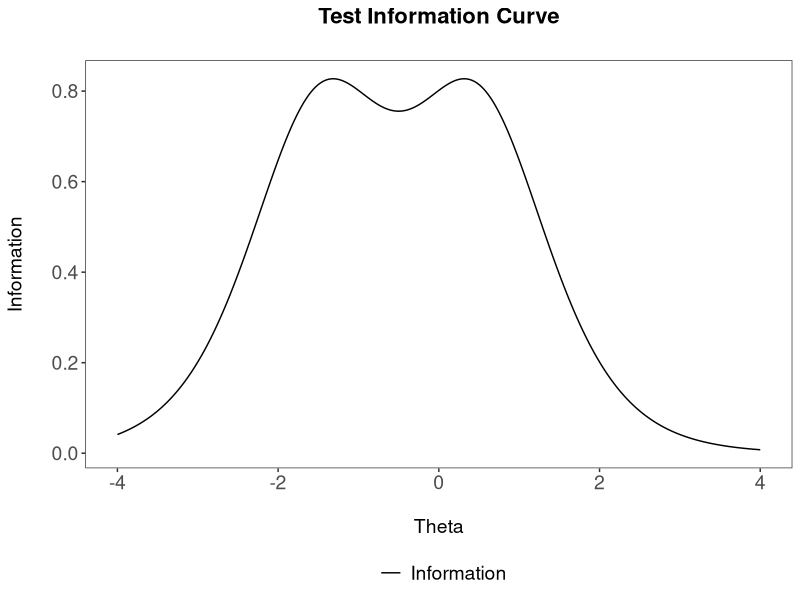
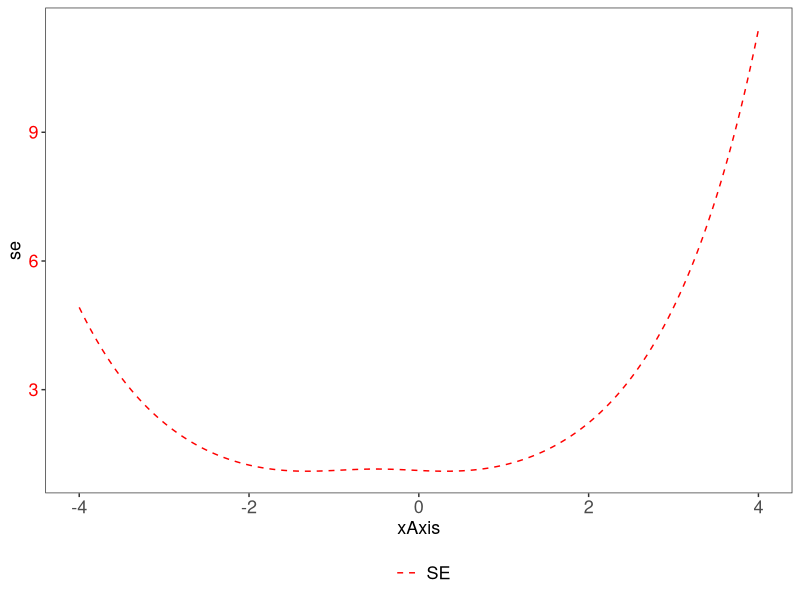

Write the R code that produced these figures, in order. (Note: this script raises an error after producing the figures.)
## ---- chunk 1
knitr::opts_chunk$set(echo = TRUE)
## ---- chunk 2

# difficulty parameter for an item is -1.5
b <- -1.5

# discrimination parameter
a <- 1

# guessing parameter
c <- 0

# Create item information function for a Rasch model 
i_info <- function(b, a=1,c=0, D=T, θ=seq(-4,4,length.out=1000)){

if(D == T) {D <- 1.702} else {D <- 1}
 
P <- NULL 
Q <- NULL
Ii <- NULL

for(i in 1:1000){
  P[i] <- 1/(1+ exp (D*-a*(θ[i] - b)))
  Q[i]= 1-P[i]
  Ii[i] =(D^2*Q[i]*(P[i]-c)^2)/(P[i]*((1-c)^2)) # (3PL)
   }
return(Ii)
}

# Get a single item information  based on a rasch model
itemInfo<- i_info(b = b, a = 1,c=0, θ=seq(-4,4,length.out=1000))

itemInfo[1:5]
## ---- chunk 3

# Given that the difficulty parameter for two items are -1.5, 0.5
b <- c(-1.5,0.5)

# Function to get all item information
item_info <- function(b){
item <- NULL
  for(i in 1:length(b)){
  item[[i]] <- i_info(b[i])
  }
return(item)
}

# Get all item information
c <- item_info(b)

# Inspect first 5 item information values for second item 
c[[2]][1:5]
## ---- chunk 4
# combind the item information column wise
d <- do.call('cbind',c)

# Then calculate the test information
test_info <- rowSums(d)
head(test_info)
## ---- chunk 5
#get the standard error
se<- 1/(sqrt(test_info)) 

head(se)
## ---- chunk 6
require(ggplot2)
require(gtable)
require(grid)

tI<- cbind.data.frame(test_info,seq(-4,4,length.out=1000), se) #make sure they are the same length
colnames(tI) <- c("information", "xAxis","se")
p1 <- ggplot(tI, aes(x=xAxis, y=information, colour="black")) + geom_line()  + theme_bw() +
  scale_colour_identity(name="", guide="legend", labels=c("Information")) +
  theme(panel.grid.major = element_blank(), panel.grid.minor = element_blank(),
        panel.background = element_blank(), axis.line = element_blank(),
        axis.text=element_text(size=14),
        axis.title=element_text(size=14),
        legend.text=element_text(size=14),
        legend.title=element_text(size=14),
        plot.title = element_text(hjust = 0.5, size=16, face="bold"),
        legend.position="bottom") +
  labs(x="\nTheta", y = "Information\n") +
  scale_x_continuous(breaks=c(-6,-4,-2,0,2,4,6)) +ggtitle("Test Information Curve\n")


p2 <- ggplot(tI, aes(x=xAxis, y=se, colour="red"))  + geom_line(linetype = "dashed") + theme_bw() +
  scale_colour_identity(name="", guide="legend", labels=c("SE")) +
  theme(panel.grid.major = element_blank(), panel.grid.minor = element_blank(),
        panel.background = element_blank(), axis.line = element_blank(),
        axis.text=element_text(size=13),
        axis.title=element_text(size=13),
        axis.text.y = element_text(colour = "red"),
        legend.text=element_text(size=13),
        legend.title=element_text(size=13),
        legend.position="bottom")+
  scale_x_continuous(breaks=c(-6,-4,-2,0,2,4,6))



# extract gtable
g1 <- ggplot_gtable(ggplot_build(p1))
g2 <- ggplot_gtable(ggplot_build(p2))

# overlap the panel of 2nd plot on that of 1st plot
pp <- c(subset(g1$layout, name == "panel", se = t:r))
g <- gtable_add_grob(g1, g2$grobs[[which(g2$layout$name == "panel")]], pp$t,
                     pp$l, pp$b, pp$l)

# axis tweaks
ia <- which(g$layout$name == "ylab")
ia <- which(g2$layout$name == "axis-l")
ga <- g2$grobs[[ia]]
ax <- ga$children[[2]]
ax$widths <- rev(ax$widths)
ax$grobs <- rev(ax$grobs)
ax$grobs[[1]]$x <- ax$grobs[[1]]$x - unit(1, "npc") + unit(0.08, "cm")
g <- gtable_add_cols(g, g2$widths[g2$layout[ia, ]$l], length(g$widths) - 1)
g <- gtable_add_grob(g, ax, pp$t, length(g$widths) - 1, pp$b)

# extract legend
leg1 <- g1$grobs[[which(g1$layout$name == "guide-box")]]
leg2 <- g2$grobs[[which(g2$layout$name == "guide-box")]]

g$grobs[[which(g$layout$name == "guide-box")]] <-
  gtable:::cbind_gtable(leg1, leg2, "first")

# draw it
grid.draw(g)

